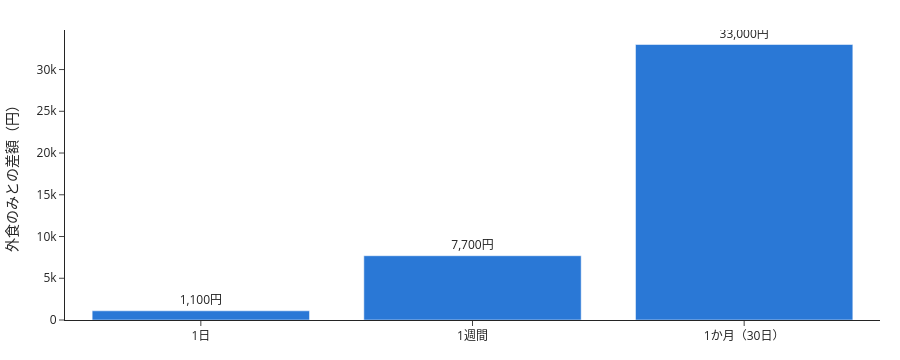

Notebook source saved alongside this figure:
### Markdown cell above
### 節約額

### Code cell
# 準備時間の上限90分での最適な1日と、外食のみの1日
best = optimize(meals_slot, BUDGET, 90, target)          # 最適な1日
baseline = eatout_baseline(meals_slot, BUDGET, target)   # 外食のみの1日
sv = savings(best, baseline)  # 両者の差（節約額）
print(sv)         # 数値を確認する
plot_savings(sv)  # 棒グラフ（最後の式の値がセルに表示される）

### Figure 1 — Plotly figure (JSON) as saved in the notebook; plotly's stock layout.template omitted (floating-point values rounded to 4 significant figures)
{"data": [{"hoverinfo": "skip", "marker": {"color": "#2a78d6"}, "name": "節約額", "text": ["1,100円", "7,700円", "33,000円"], "textposition": "outside", "type": "bar", "x": ["1日", "1週間", "1か月（30日）"], "y": [1100, 7700, 33000]}], "layout": {"height": 360, "margin": {"b": 40, "l": 60, "r": 20, "t": 30}, "showlegend": false, "yaxis": {"gridcolor": "#e6e5e1", "title": {"text": "外食のみとの差額（円）"}}}}
